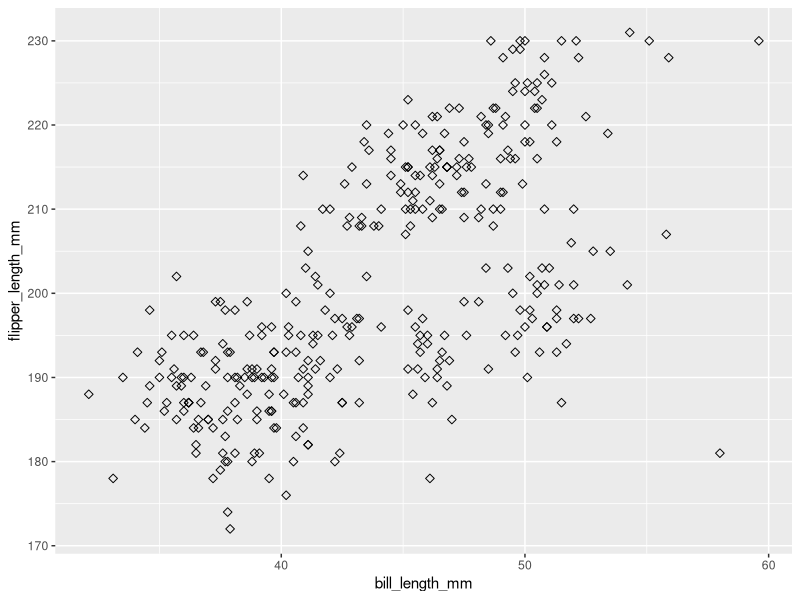

This chart was generated by the following R code:
## ---- chunk 1
library(tidyverse)
## ---- chunk 2
set.seed(12345)
mydataframe = tibble(
  random_sample = rnorm(10),
  logical_vec = random_sample > 0,
  char_vec = c("My", "name", "is", "Tanvir", "Khan", "and", "I", "like", "the", "Lakers"),
  fac_vec = factor(c("single", "single", "single", "single", "married", "married", "married", "divorced", "divorced", "divorced"))
)

ransample_mean = mean(pull(mydataframe, random_sample))
logicalvec_mean = mean(pull(mydataframe, logical_vec))
charvec_mean = mean(pull(mydataframe, char_vec))
facvec_mean = mean(pull(mydataframe, fac_vec))

## ---- chunk 3
data("penguins", package = "palmerpenguins")

#skimr::skim(penguins)
#nrow(penguins)
#ncol(penguins)
names(penguins)

## The important variables are bill_length_mm, bill_depth_mm, flipper_length_mm, and body_mass_g. Also, sex, year, species, and island are important variables. 
## There is 344 rows and 8 columns 
## The mean of the flipper length is 201.


ggplot(penguins, aes(x= bill_length_mm, y= flipper_length_mm)) +
  geom_point(size=2, shape=23)
